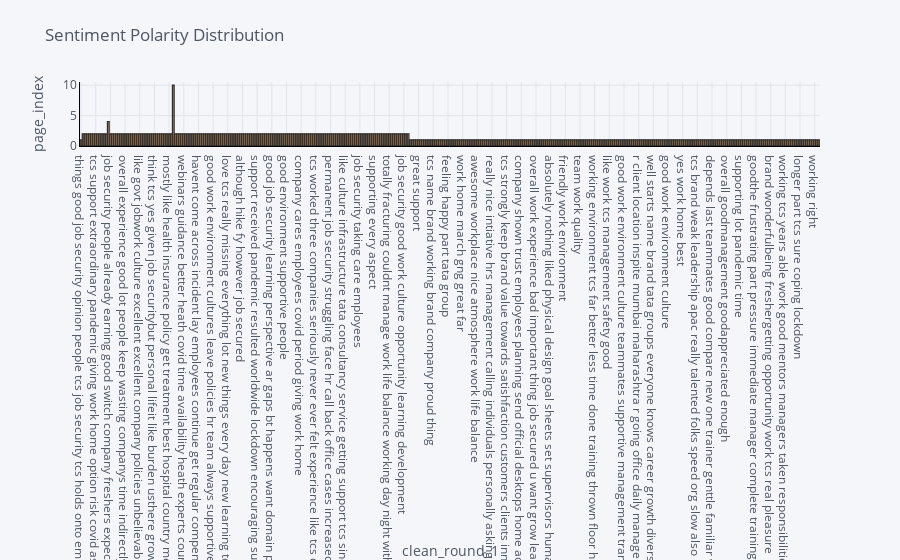

Notebook code for this chart:
### Code cell
data1['clean_round_1'].iplot(
    kind='hist',
    bins=50,
    xTitle='clean_round_1',
    linecolor='black',
    yTitle='page_index',
    title='Sentiment Polarity Distribution')

### Figure 1 — Plotly figure (JSON) as saved in the notebook; plotly's stock layout.template omitted (floating-point values rounded to 4 significant figures; data arrays with more than 128 entries replaced by an {"elided": "..."} marker saying what was removed)
{"data": [{"histfunc": "count", "histnorm": "", "marker": {"color": "rgba(255, 153, 51, 1.0)", "line": {"color": "#000000", "width": 1.3}}, "name": "clean_round_1", "nbinsx": 50, "opacity": 0.8, "orientation": "v", "type": "histogram", "x": {"elided": "519 str values"}}], "layout": {"barmode": "overlay", "legend": {"bgcolor": "#F5F6F9", "font": {"color": "#4D5663"}}, "paper_bgcolor": "#F5F6F9", "plot_bgcolor": "#F5F6F9", "title": {"font": {"color": "#4D5663"}, "text": "Sentiment Polarity Distribution"}, "xaxis": {"gridcolor": "#E1E5ED", "linecolor": "black", "showgrid": true, "tickfont": {"color": "#4D5663"}, "title": {"font": {"color": "#4D5663"}, "text": "clean_round_1"}, "zerolinecolor": "#E1E5ED"}, "yaxis": {"gridcolor": "#E1E5ED", "linecolor": "black", "showgrid": true, "tickfont": {"color": "#4D5663"}, "title": {"font": {"color": "#4D5663"}, "text": "page_index"}, "zerolinecolor": "#E1E5ED"}}}
